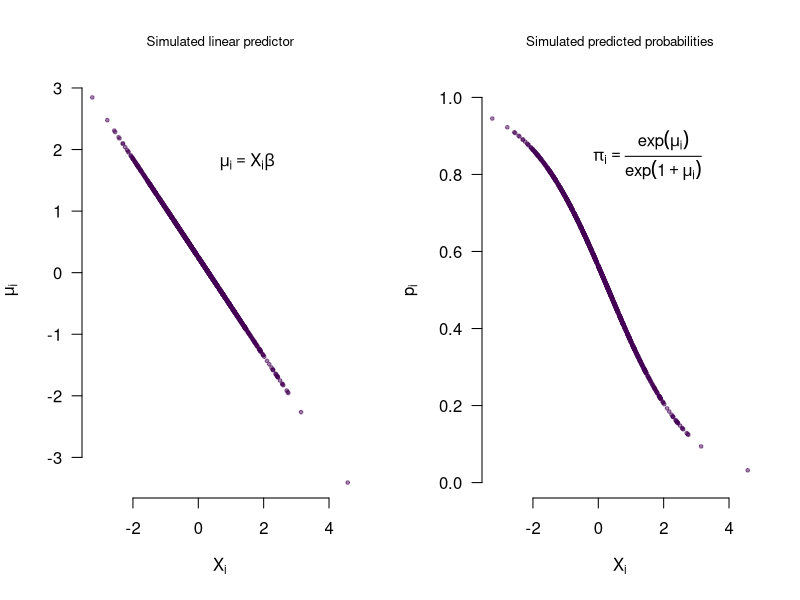
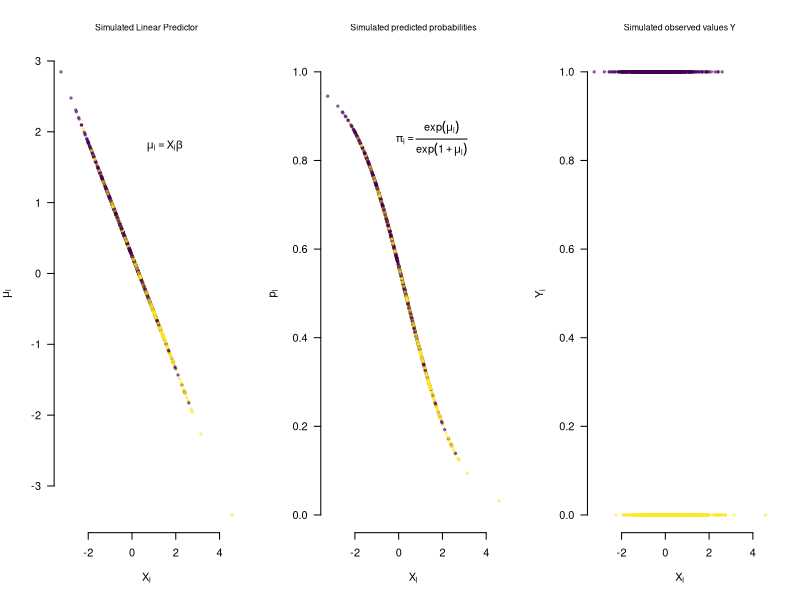
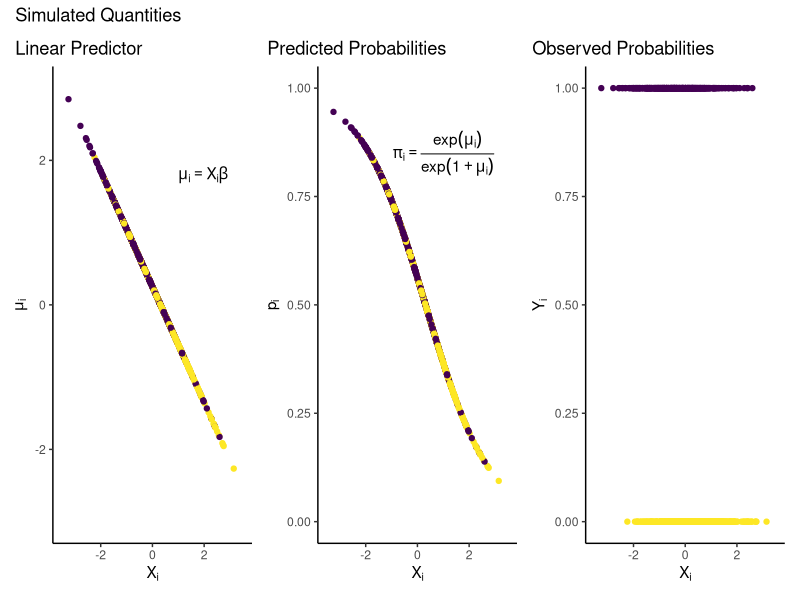

Here is the R script that generated these plots, in order: (Note: this script raises an error after producing the figures.)
## ---- chunk 1
# The first line sets an option for the final document that can be produced from
# the .Rmd file. Don't worry about it.
knitr::opts_chunk$set(echo = TRUE,
                      collapse = TRUE,
                      out.width="\\textwidth", # for larger figures 
                      attr.output = 'style="max-height: 200px"',
                      tidy = 'styler' # styles the code in the output 
                      )

# The next bit is quite powerful and useful. 
# First you define which packages you need for your analysis and assign it to 
# the p_needed object. 
p_needed <-
  c("ggplot2", "viridis", "MASS", "optimx", "scales", "foreign", 
    "separationplot", "patchwork", "stargazer", "ggplotify")

# Now you check which packages are already installed on your computer.
# The function installed.packages() returns a vector with all the installed 
# packages.
packages <- rownames(installed.packages())
# Then you check which of the packages you need are not installed on your 
# computer yet. Essentially you compare the vector p_needed with the vector
# packages. The result of this comparison is assigned to p_to_install.
p_to_install <- p_needed[!(p_needed %in% packages)]
# If at least one element is in p_to_install you then install those missing
# packages.
if (length(p_to_install) > 0) {
  install.packages(p_to_install)
}
# Now that all packages are installed on the computer, you can load them for
# this project. Additionally the expression returns whether the packages were
# successfully loaded.
sapply(p_needed, require, character.only = TRUE)

# This is an option for stargazer tables
# It automatically adapts the output to html or latex,
# depending on whether we want a html or pdf file
stargazer_opt <- ifelse(knitr::is_latex_output(), "latex", "html")


# only relevant for ggplot2 plotting
# setting a global ggplot theme for the entire document to avoid 
# setting this individually for each plot 
theme_set(theme_classic() + # start with classic theme 
  theme(
    plot.background = element_blank(),# remove all background 
    plot.title.position = "plot", # move the plot title start slightly 
    legend.position = "bottom" # by default, put legend on the bottom
  ))

## ---- chunk 2
# N of Population 
n <- 1000

# Set our true Parameters
beta0 <- 0.25
beta1 <- -0.8

# Randomly draw an Independent Variable
set.seed(2023)
X <- rnorm(n, 0, 1)
## ---- chunk 3
mu <- beta0 + beta1 * X 

p <- exp(mu) / (1 + exp(mu))

# we achieve the same with the following code:
p <- plogis(mu)
## ---- chunk 4
par(mfrow = c(1, 2))

# Systematic component: linear predictor
plot(x = X,
     y = mu,
     pch = 19,
     cex = 0.5,
     col = viridis(1, 0.5),
     main = "Simulated linear predictor",
     font.main = 1,
     cex.main = 0.8,
     ylab = expression(mu[i]),
     xlab = expression(X[i]),
     las  = 1, 
     bty = "n")
text(x = 1.5,
     y = 1.8,
     labels = expression(mu[i] == X[i] * beta))

# Systematic component: predicted probabilities
plot(x = X,
     y = p,
     pch = 19,
     cex = 0.5,
     col = viridis(1, 0.5),
     ylim = c(0,1),
     main = "Simulated predicted probabilities",
     font.main = 1,
     cex.main = 0.8,
     ylab = expression(p[i]),
     xlab = expression(X[i]),
     las = 1, 
     bty = "n")
text(x = 1.5,
     y = 0.85,
     labels = expression(pi[i] == frac(exp(mu[i]), exp(1 + mu[i]))))
## ---- chunk 5
Y <- rbinom(n, 1, p)
## ---- chunk 6
par(mfrow = c(1, 3))

# Systematic component: LP (unobserved in reality)
plot(x = X,
     y = mu,
     pch = 19,
     cex = 0.5,
     col = ifelse(Y == 1, viridis(2, 0.5)[1],  viridis(2, 0.5)[2]),
     main = "Simulated Linear Predictor",
     font.main = 1,
     cex.main = 0.8,
     ylab = expression(mu[i]),
     xlab = expression(X[i]),
     las = 1,
     bty = "n")
text(x = 1.5,
     y = 1.8,
     labels = expression(mu[i] == X[i] * beta))

# Systematic component: predicted probabilities (unobserved in reality)
plot(x = X,
     y = p,
     pch = 19,
     cex = 0.5,
     ylim = c(0,1),
     col = ifelse(Y == 1, viridis(2, 0.5)[1],  viridis(2, 0.5)[2]),
     main = "Simulated predicted probabilities",
     font.main = 1,
     cex.main = 0.8,
     ylab = expression(p[i]),
     xlab = expression(X[i]),
     las = 1,
     bty = "n")
text(x = 1.5,
     y = 0.85,
     labels = expression(pi[i] == frac(exp(mu[i]), exp(1 + mu[i]))))

# observed values
plot(x = X,
     y = Y,
     pch = 19,
     cex = 0.5,
     col = ifelse(Y == 1, viridis(2, 0.5)[1],  viridis(2, 0.5)[2]),
     main = "Simulated observed values Y",
     font.main = 1,
     cex.main = 0.8,
     ylab = expression(Y[i]),
     xlab = expression(X[i]), 
     las = 1, 
     bty = "n")
## ---- chunk 7
# Systematic component: LP
syst <- ggplot() +
  scale_y_continuous(limits = c(-3, 3)) +
  scale_x_continuous(limits = c(-3.5, 3.5)) +
  geom_point(aes(x = X, y = mu,
                 color = Y)) +
  labs(x = expression(X[i]),
       y = expression(mu[i]),
       title = "Linear Predictor") +
  annotate("text",
           label = expression(mu[i] == X[i] * beta),
           x = 1, y = 1.8,
           hjust = 0) 

# Systematic component: predicted probabilities
pps <- ggplot() +
  scale_y_continuous(limits = c(0, 1)) +
  scale_x_continuous(limits = c(-3.5, 3.5)) +
  geom_point(aes(x = X, y = p,
                 color = Y)) +
  labs(x = expression(X[i]),
       y = expression(p[i]),
       title = "Predicted Probabilities") +
  annotate("text",
           label = expression(pi[i] == frac(exp(mu[i]), exp(1 + mu[i]))),
           x = 1, y = 0.85)

# observed values
yhat <- ggplot() +
  scale_y_continuous(limits = c(0, 1)) +
  scale_x_continuous(limits = c(-3.5, 3.5)) +
  geom_point(aes(x = X, y = Y,
                 color = Y)) +
  labs(x = expression(X[i]),
       y = expression(Y[i]),
       title = "Observed Probabilities") 

syst + pps + yhat  + 
  plot_annotation(title = "Simulated Quantities") &
  scale_color_viridis(direction = -1) & theme(legend.position = "none")

## ---- chunk 8
l_response <- function(x){
  exp(x) / (1 + exp(x))
}
## ---- chunk 9
logit_ll <- function(X, Y, theta){
  
  beta0 <- theta[1]
  beta1 <- theta[2]
  
  mu <- theta[1] + theta[2] * X
  
  logl <- sum(Y*log(l_response(mu)) + (1 - Y)*log(1 - l_response(mu)))
  
  return(logl)
}
## ---- chunk 10
# Set Starting Values
stval <- c(0, 0) # 2 values of theta -> 2 starting values 

# Optimize
res <- optimx(par = stval,    # start values
              fn = logit_ll,  # log-likelihood function
              Y = Y,
              X = X, 
              control = list(maximize = T))
res
## ---- chunk 11
m0 <- glm(Y ~ X, 
          family = binomial(link = logit))

summary(m0)
## ---- chunk 12
m0_probit <- glm(Y ~ X, 
                 family = binomial(link = probit))

m0_probit$coefficients
## ---- chunk 13
head(l_response(coef(m0)[1] + coef(m0)[2] * X))
## ---- chunk 14
head(pnorm(coef(m0_probit)[1] + coef(m0_probit)[2] * X))
## ---- chunk 15
# 1. get the coefficients
beta_hat <- coef(m0)

# 2. Get the variance-covariance matrix
V_hat <- vcov(m0)

# 3. Set up a multivariate normal distribution N(beta_hat, V_hat)
# 4. Draw from the distribution nsim times
nsim <- 10000
S <- mvrnorm(n = nsim, 
             mu = beta_hat, 
             Sigma = V_hat)
## ---- chunk 16
# we simulate over a sequence of x-values
seq_X <- seq(min(X), max(X), length.out = 100)
scenario <- cbind(1, seq_X)

# linear predictor 
Xbeta <- S %*% t(scenario)

dim(Xbeta)
## ---- chunk 17
p_sim <- (exp(Xbeta))/ (1 + exp(Xbeta))

# we can also use our own function:
p_sim <- l_response(Xbeta)

# or the build-in R-function for logistic distribution function (CDF):
p_sim <- plogis(Xbeta) # aka inverse logit 

dim(p_sim)
## ---- chunk 18
p_mean <- apply(p_sim, 2, mean)
p_qu <- t(apply(p_sim, 2, quantile, prob = c(0.025, 0.975)))
## ---- chunk 19
plot(x = seq_X, 
     y = p_mean, 
     ylim = c(0,1),
     xlim = range(pretty(seq_X)),
     type="n",
     main = "Predicted Probabilies of Y",
     ylab = "Probability of Y",
     xlab = "X",
     bty = "n",
     las = 1)

# plot uncertainty with a polygon
polygon(x = c(rev(seq_X), seq_X), 
        y = c(rev(p_qu[,2]), p_qu[,1]),
        col = viridis(1, 0.4),
        border = NA)

# and a line
lines(x = seq_X, 
      y = p_mean,
      lwd = 2)
## ---- chunk 20
plot(x = seq_X, 
     y = p_mean, 
     ylim = c(0,1),
     xlim = range(pretty(seq_X)),
     type="n",
     main = "Predicted Probabilies of Y",
     ylab = "Probability of Y",
     xlab = "X",
     bty = "n",
     las = 1)

# plot uncertainty with a polygon
polygon(x = c(rev(seq_X), seq_X), 
        y = c(rev(p_qu[,2]), p_qu[,1]),
        col = viridis(2, 0.4)[1],
        border = NA)

# and a line
lines(x = seq_X, 
      y = p_mean,
      lwd = 2)

# we add the "true" probabilities
# note that these are unobserved in the real world
points(x = X,
       y = p,
       pch = 1,
       cex = 0.5,
       ylim = c(0,1),
       col = viridis(2, 0.4)[2])
## ---- chunk 21
# data frame for predicted probabilities and CI
plot_df <- data.frame("p_mean" = p_mean,
                      "ci_lo" = p_qu[,1],
                      "ci_hi" = p_qu[,2])
plot_df$seq_X <- seq_X

# plot
pp <- ggplot(data = plot_df, aes(x = seq_X, y = p_mean)) +
  geom_line() +
  geom_ribbon(
    aes(ymin = ci_lo, ymax = ci_hi),
    fill = viridis(1, 0.5), # add color for filling 
    color = viridis(1), # add color for lines
    linetype = "dashed" # make lines dashed
  ) +
  labs(
    x = "X",
    y = "Probability of Y",
    title = "Predicted Probabilities of Y"
  )
pp
## ---- chunk 22
fake_data <- data.frame(X, p)
pp + geom_point(
  data = fake_data,
  aes(x = X, y = p),
  shape = 1,
  color = viridis(2, 0.4)[2]
)
## ---- chunk 23
table(observed = Y, 
      predicted = (m0$fitted.values > 0.5)*1) # or simply round(m0$fitted.values)
## ---- chunk 24
class_table <- table(observed = Y, predicted = (m0$fitted.values > 0.5)*1)
class_table

pcp <- sum(diag(class_table)) / sum(class_table)
pcp
## ---- chunk 25
separationplot(pred = m0$fitted, 
               actual = Y,
               line = TRUE,
               heading = "Separation Plot for Model 0", 
               show.expected = T,
               col0 = viridis(2, alpha = 0.5)[2],
               col1 = viridis(2, alpha = 0.5)[1],
               lwd2 = 2,
               height = 2,
               newplot = F)
## ---- chunk 26
as.ggplot(~separationplot(pred = m0$fitted, 
                         actual = Y,
                         line = TRUE,
                         show.expected = T,
                         col0 = viridis(2)[2],
                         col1 = viridis(2)[1],
                         lwd2 = 2,
                         newplot = F)) +
  labs(title = "Separation Plot for Model 0")
## ---- chunk 27
df <- read.dta("raw-data/fearon.dta")
stargazer(df, type = stargazer_opt)
## ---- chunk 28
res2 <- optimx(stval, 
               logit_ll, 
               Y = df$civilwar, 
               X = df$log_mountain, 
               control = list(maximize=T))

res2
## ---- chunk 29
m1 <- glm(civilwar ~ log_mountain, 
          data = df, 
          family = binomial(link = logit))
## ---- chunk 30
m1$coefficients

res2[1:2, 1:2]
## ---- chunk 31
df <- read.dta("raw-data/fearon_rep.dta")
summary(df)

df2 <- na.omit(df)
summary(df2)
## ---- chunk 32
m_fearon1 <- glm(
  civilwar ~
    priorwar +
    gdp_lagged +
    log_population +
    log_mountain +
    noncontiguous +
    oil +
    newstate +
    instability +
    democracy1 +
    ethnicfrac +
    relifrac,
  data = df,
  family = binomial(link = logit)
)

## ---- chunk 33
log_mountain_range <- 
  seq(min(df$log_mountain, na.rm = T), 
      max(df$log_mountain, na.rm = T), 
      length.out = 100)

scenario <- 
  cbind(1,                                    # The Intercept
        median(df$priorwar, na.rm = T),       # The median of priorwar
        mean(df$gdp_lagged, na.rm = T),       # The mean of gdp_lagged
        mean(df$log_population, na.rm = T),   # The mean of log_population
        log_mountain_range,                   # Our sequence for log_mountain
        median(df$noncontiguous, na.rm = T),  # The median of noncontiguous
        median(df$oil, na.rm = T),            # The median of oil
        median(df$newstate, na.rm = T),       # The median of newstate
        median(df$instability, na.rm = T),    # The median of instability
        mean(df$democracy1, na.rm = T),       # The mean of democracy1
        mean(df$ethnicfrac, na.rm = T),       # The mean of ethnicfrac
        mean(df$relifrac, na.rm = T)          # The mean of relifrac
        )

# Have a look at the scenario
head(scenario)

# Is everything in the correct order?
coef(m_fearon1)
## ---- chunk 34
# Expected Values (no fundamental uncertainty)
table(
  observed = factor(m_fearon1$model$civilwar, levels = 0:1),
  predicted = factor((m_fearon1$fitted.values > 0.5) * 1, levels = 0:1)
)

## ---- chunk 35
separationplot(m_fearon1$fitted, m_fearon1$model$civilwar,
               line = TRUE,
               heading = "Fearon/Laitin: Model 1", 
               show.expected = T,
               height = 2,
               col0 = viridis(2)[2],
               col1 = viridis(2)[1],
               lwd2 = 2,
               newplot = F)
## ---- chunk 36
class_table1 <- 
  table(observed = factor(m_fearon1$model$civilwar, levels = 0:1), 
        predicted = factor((m_fearon1$fitted.values > 0.5)*1, levels = 0:1))

pcp_1 <- sum(diag(class_table1)) / sum(class_table1)

pcp_1
## ---- chunk 37
table(m_fearon1$model$civilwar)
max(table(m_fearon1$model$civilwar)) / sum(table(m_fearon1$model$civilwar))
## ---- chunk 38
# m_fearon1$model contains the data used to estimate the model 
# there are no missing data there, and the variables are in the same order as
# the main terms in the regression equation (but this is not as straightforward
# with models with interactions or cases where we pass character or factor vars 
# into the model)
# the first column is the dependent variable
head(m_fearon1$model)

average_case <- function(x, rep = 1) {
  # if there only two unique values in x and  difference between them is 1 
  # (i.e. it is a dummy variable 0/1, 1/2 or similar)
  if (!is.numeric(x)) return(paste0("Transform variable to numeric"))
  if (length(unique(x)) == 2 & diff(range(x)) == 1) {
    # we take a median
    rep(median(x, na.rm = T), rep)
  }else{
    # otherwise, we take a mean
    rep(mean(x, na.rm = T), rep)
  }
  
}
# calculate the average for all independent variables 
scenario <- cbind(1, apply(m_fearon1$model[,-1], 2, average_case, rep = 100))
# substitute the values in one variable with a sequence
scenario[, which(colnames(scenario) == "log_mountain")] <-
  seq(min(df$log_mountain, na.rm = T), 
      max(df$log_mountain, na.rm = T), 
      length.out = 100)
